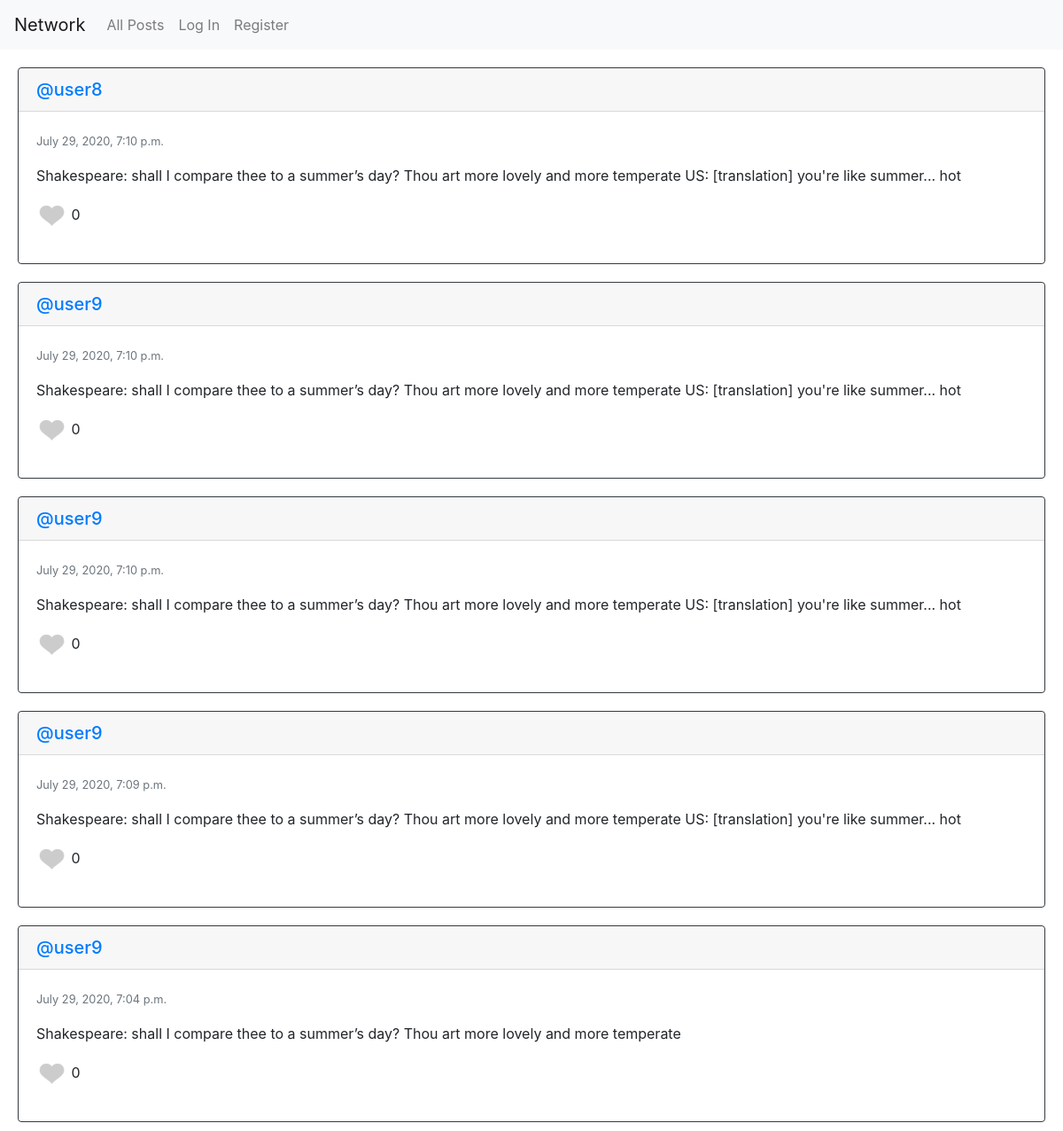
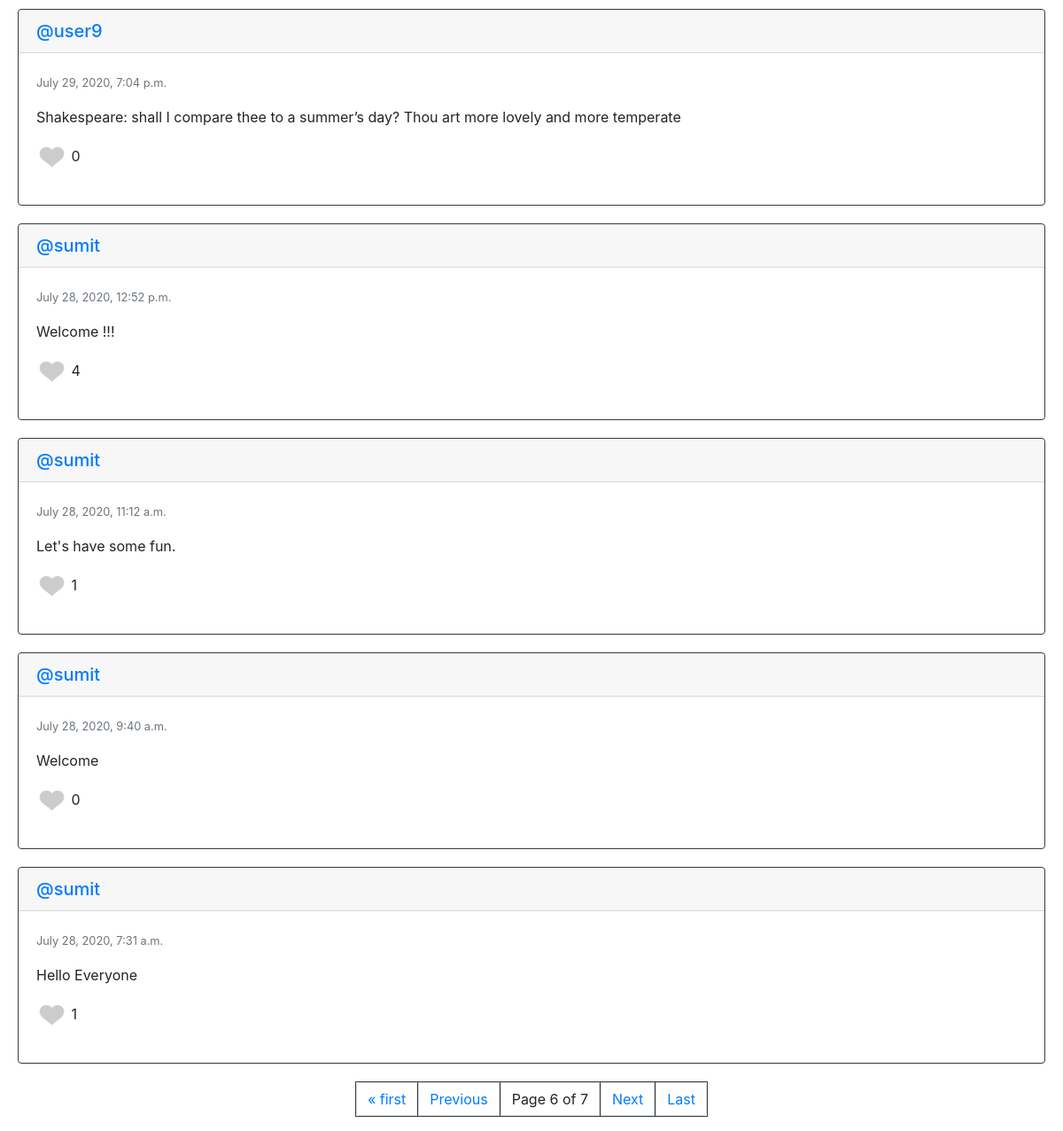
Page /?page=6 on the committed database (2 pictures, top to bottom).
### network/models.py (models this page shows, shortened)
class Tweet(models.Model):
    user = models.ForeignKey("User", on_delete=models.CASCADE, related_name="tweets")
    text = models.TextField(blank=True)
    date_created = models.DateTimeField(auto_now=True)
    likes = models.ManyToManyField('User', default=None, blank=True, related_name='tweet_likes')

class User(AbstractUser):
    pass

### network/views.py (the view)
# urls.py: path("", views.index, name="index"),
def index(request):
    if request.method == "POST":
        text = request.POST["text"].strip()
        tweet = Tweet.objects.create(text=text,user=request.user)
        if(tweet):print(f'text-{text}')
    tweets = Tweet.objects.all().order_by("-date_created")
    paginator = Paginator(tweets, 10) # Show 10 posts per page.
    page_number = request.GET.get('page')
    tweets = paginator.get_page(page_number)
    return render(request, "network/index.html", {
        'tweets':tweets
    })

### network/templates/network/index.html (shortened to what this page needs)
{% extends "network/layout.html" %}
{% load static %}
{% block body %}
{% if tweets %}
{% for tweet in tweets %}
<div id="T{{tweet.id}}" class="card border border-dark" style="margin: 20px;" >
    <a href="{% url 'profileView' uid=tweet.user.id %}"><h5 class="card-header">@{{tweet.user}}</h5></a>
    <div id="pp{{tweet.id}}" class="card-body">
        <p><small class="text-muted">{{tweet.date_created}}</small></p>
        <p class="card-text"> {{tweet.text }}</p>
        {% if request.user in  tweet.likes.all %}
            <p class="image" ><img id="l{{tweet.id}}" src="{% static 'network/like.png' %}" data-user="{{request.user.id}}" data-value="like" alt="heart" style="width: 35px;height: 35px; fill: red;"><count id="ll{{tweet.id}}"> {{tweet.likes.all.count}}</count> </p>
        {% else %}
            <p class="image" ><img id="l{{tweet.id}}" src="{% static 'network/unlike.png' %}" data-user="{{request.user.id}}" data-value="unlike" alt="heart" style="width: 35px;height: 35px;fill: red;"><count id="ll{{tweet.id}}"> {{tweet.likes.all.count}}</count> </p>
        {% endif %}
    </div>
</div>
{% endfor %}
{% endif %}
{% include "network/pagination.html" %}
{% endblock %}

### rows in the picture
Tweet: user "user8", date_created "July 29, 2020, 7:10 p.m.", text "Shakespeare: shall I compare thee to a summer’s day? Thou art more lovely and more temperate US: [translation] you're like summer... hot", likes.all.count "0"
Tweet: user "user9", date_created "July 29, 2020, 7:10 p.m.", text "Shakespeare: shall I compare thee to a summer’s day? Thou art more lovely and more temperate US: [translation] you're like summer... hot", likes.all.count "0"
Tweet: user "user9", date_created "July 29, 2020, 7:10 p.m.", text "Shakespeare: shall I compare thee to a summer’s day? Thou art more lovely and more temperate US: [translation] you're like summer... hot", likes.all.count "0"
Tweet: user "user9", date_created "July 29, 2020, 7:09 p.m.", text "Shakespeare: shall I compare thee to a summer’s day? Thou art more lovely and more temperate US: [translation] you're like summer... hot", likes.all.count "0"
Tweet: user "user9", date_created "July 29, 2020, 7:04 p.m.", text "Shakespeare: shall I compare thee to a summer’s day? Thou art more lovely and more temperate", likes.all.count "0"
Tweet: user "user9", date_created "July 29, 2020, 7:04 p.m.", text "Shakespeare: shall I compare thee to a summer’s day? Thou art more lovely and more temperate", likes.all.count "0"
Tweet: user "sumit", date_created "July 28, 2020, 12:52 p.m.", text "Welcome !!!", likes.all.count "4"
Tweet: user "sumit", date_created "July 28, 2020, 11:12 a.m.", text "Let's have some fun.", likes.all.count "1"
Tweet: user "sumit", date_created "July 28, 2020, 9:40 a.m.", text "Welcome", likes.all.count "0"
Tweet: user "sumit", date_created "July 28, 2020, 7:31 a.m.", text "Hello Everyone", likes.all.count "1"

### other values in the picture
{{ tweets.number }} "6"
{{ tweets.paginator.num_pages }} "7"
